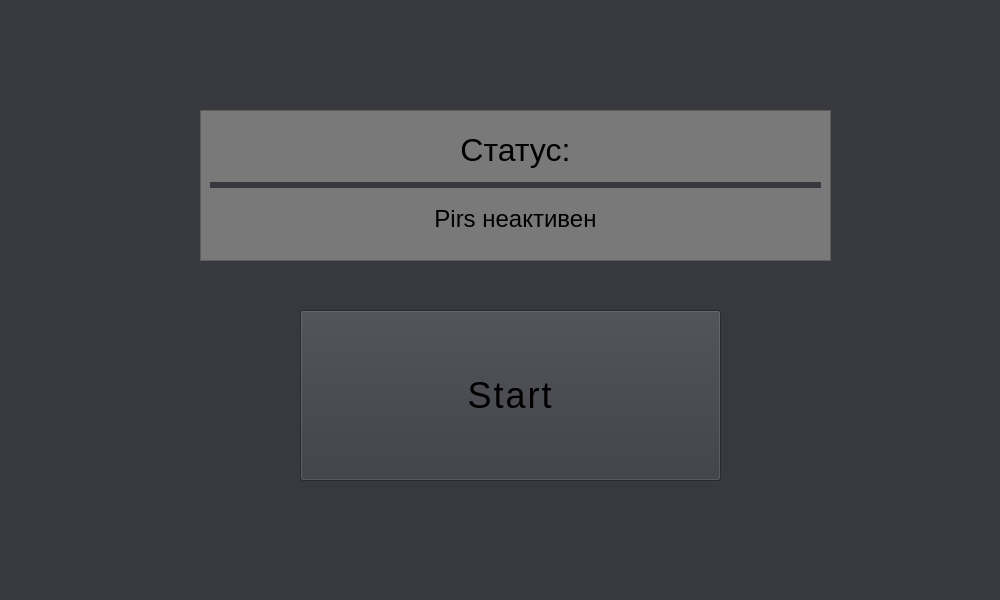
<?xml version="1.0" encoding="UTF-8"?>
<ui version="4.0">
 <class>Pirs</class>
 <widget class="QWidget" name="Pirs">
  <property name="geometry">
   <rect>
    <x>0</x>
    <y>0</y>
    <width>1000</width>
    <height>600</height>
   </rect>
  </property>
  <property name="minimumSize">
   <size>
    <width>1000</width>
    <height>600</height>
   </size>
  </property>
  <property name="maximumSize">
   <size>
    <width>1000</width>
    <height>600</height>
   </size>
  </property>
  <property name="windowTitle">
   <string>P1RS</string>
  </property>
  <property name="styleSheet">
   <string notr="true">background-color: rgb(56, 57, 63);</string>
  </property>
  <widget class="QPushButton" name="start">
   <property name="geometry">
    <rect>
     <x>300</x>
     <y>310</y>
     <width>421</width>
     <height>171</height>
    </rect>
   </property>
   <property name="font">
    <font>
     <pointsize>-1</pointsize>
     <underline>false</underline>
     <strikeout>false</strikeout>
    </font>
   </property>
   <property name="styleSheet">
    <string notr="true">QPushButton {
	
	 display: block;
  height: 50px;
  width: 186px;
  position: relative;
  overflow: hidden;
  text-decoration: none;
  text-transform: uppercase;
  letter-spacing: 2px;
  color: black;
  font-size: 36px;
  text-align: center;
  }
  QPushButton:hover {
    position: absolute;
    content:'';
    display: inline-block;
    background: rgba(59,173,227,1);
    background: linear-gradient(45deg, rgba(59,173,227,1) 0%, rgba(87,111,230,1) 25%, rgba(152,68,183,1) 51%, rgba(255,53,127,1) 100%);
    height: 50px;
    width: 372px;
    z-index: -1;
    transform: translateX(-280px);
    transition: transform 400ms ease-in;
  }
QPushButton:pressed {
  display: block;
  height: 50px;
  width: 186px;
  position: relative;
  overflow: hidden;
  text-decoration: none;
  text-transform: uppercase;
  letter-spacing: 2px;
  color: black;
  font-size: 36px;
  text-align: center;
  
 }


</string>
   </property>
   <property name="text">
    <string>Start</string>
   </property>
  </widget>
  <widget class="QPushButton" name="pushButton">
   <property name="geometry">
    <rect>
     <x>940</x>
     <y>10</y>
     <width>51</width>
     <height>41</height>
    </rect>
   </property>
   <property name="styleSheet">
    <string notr="true">
QPushButton {
display: inline-block;
  width: 1.5em;
  height: 1.5em;
  vertical-align: middle;
  text-decoration: none;
  border: .5em solid rgba(0,0,0,0);
  border-radius: 100%;
  background: rgb(245,245,245) linear-gradient(rgb(245,245,245), rgb(188,192,193)) 50% 50% / calc(1.5em + .5em*2) calc(1.5em + .5em*2);
  box-shadow:
   inset 0 -3px 10px rgba(255,255,255,1),
   inset 0 3px 10px rgba(0,0,0,.4),
   0 2px 4px rgba(0,0,0,.9);
  }
QPushButton:pressed {
  display: block;
  height: 50px;
  width: 186px;
  position: relative;
  overflow: hidden;
  text-decoration: none;
  text-transform: uppercase;
  letter-spacing: 2px;
  color: black;
  font-size: 36px;
  text-align: center;
  
 }
</string>
   </property>
   <property name="text">
    <string/>
   </property>
   <property name="icon">
    <iconset>
     <normaloff>icons\Settings.ico</normaloff>icons\Settings.ico</iconset>
   </property>
  </widget>
  <widget class="QFrame" name="frame">
   <property name="geometry">
    <rect>
     <x>200</x>
     <y>110</y>
     <width>631</width>
     <height>151</height>
    </rect>
   </property>
   <property name="styleSheet">
    <string notr="true">QFrame {
	background-color: rgb(121, 121, 121);
}</string>
   </property>
   <property name="frameShape">
    <enum>QFrame::StyledPanel</enum>
   </property>
   <property name="frameShadow">
    <enum>QFrame::Raised</enum>
   </property>
   <widget class="QWidget" name="verticalLayoutWidget">
    <property name="geometry">
     <rect>
      <x>10</x>
      <y>9</y>
      <width>611</width>
      <height>131</height>
     </rect>
    </property>
    <layout class="QVBoxLayout" name="verticalLayout">
     <item>
      <widget class="QLabel" name="label">
       <property name="styleSheet">
        <string notr="true">text-align: center;</string>
       </property>
       <property name="text">
        <string>&lt;html&gt;&lt;head/&gt;&lt;body&gt;&lt;p align=&quot;center&quot;&gt;&lt;span style=&quot; font-size:24pt;&quot;&gt;Статус:&lt;/span&gt;&lt;/p&gt;&lt;/body&gt;&lt;/html&gt;</string>
       </property>
      </widget>
     </item>
     <item>
      <widget class="QLabel" name="label_2">
       <property name="styleSheet">
        <string notr="true"/>
       </property>
       <property name="text">
        <string>&lt;html&gt;&lt;head/&gt;&lt;body&gt;&lt;p align=&quot;center&quot;&gt;&lt;span style=&quot; font-size:18pt;&quot;&gt;Pirs неактивен&lt;/span&gt;&lt;/p&gt;&lt;/body&gt;&lt;/html&gt;</string>
       </property>
      </widget>
     </item>
    </layout>
   </widget>
  </widget>
 </widget>
 <resources/>
 <connections/>
</ui>
